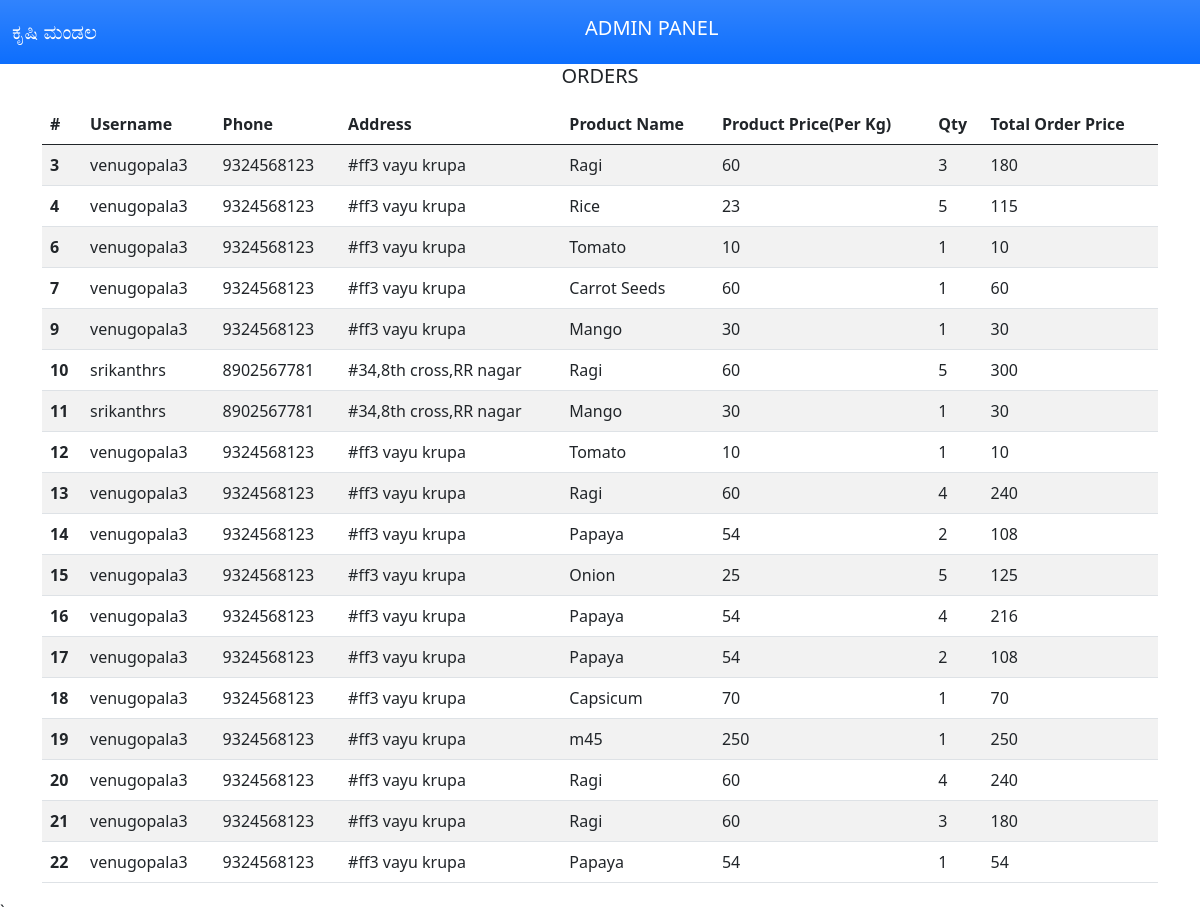
Page /admin/orders on the committed database.
### tables this page shows
CREATE TABLE "farmer" (
	"Name"	TEXT,
	"Age"	INTEGER,
	"Gender"	NUMERIC,
	"PhoneNumber"	TEXT,
	"AadharNumber"	TEXT,
	"Address"	TEXT,
	"District"	TEXT,
	"State"	TEXT,
	"Pincode"	INTEGER,
	"FarmCategory"	TEXT,
	"id"	INTEGER,
	"nameb"	TEXT,
	"accno"	INTEGER,
	"bankName"	TEXT,
	"ifsccode"	TEXT,
	"username"	TEXT,
	"password"	TEXT,
	"role"	TEXT,
	"type"	TEXT,
	PRIMARY KEY("id" AUTOINCREMENT)
);

CREATE TABLE "orders" (
	"Id"	INTEGER,
	"pid"	INTEGER,
	"uid"	INTEGER,
	"qty"	INTEGER,
	"status"	TEXT,
	"date"	INTEGER,
	PRIMARY KEY("Id" AUTOINCREMENT)
);

CREATE TABLE "products" (
	"Id"	INTEGER,
	"pname"	TEXT,
	"price"	INTEGER,
	"image"	BLOB,
	"details"	TEXT,
	"category"	TEXT,
	PRIMARY KEY("Id" AUTOINCREMENT)
);

### app.py (the view)
@app.get("/admin/orders", response_class=HTMLResponse)
def admin_orders(request: Request):
    con = sqlite3.connect("Myapp.db")
    con.row_factory = sqlite3.Row
    cur = con.cursor()
    cur.execute("SELECT *, o.id as oid from farmer u, products p, orders o where o.uid = u.id and o.pid = p.id")
    orders = cur.fetchall()
    con.close
    return templates.TemplateResponse("/admin/orders.html", {"request": request, "orders": orders})

### templates/admin/orders.html (shortened to what this page needs)
{% extends "/admin/base.html" %}
{% block content  %}
<div class="container">
    <h5 class="text-center">ORDERS</h5>
    <table class="table table-striped  table-bordered-dark my-3">
        <thead>
            <tr>
              <th scope="col">#</th>
              <th scope="col">Username</th>
              <th scope="col">Phone</th>
              <th scope="col">Address</th>
              <th scope="col">Product Name</th>
              <th scope="col">Product Price(Per Kg)</th>
              <th scope="col">Qty</th>
              <th scope="col">Total Order Price</th>
            </tr>
          </thead>
          <tbody>
            {% for order in orders %}
            <tr>
                <th scope="row">{{ order.oid }}</th>
                <td>{{order.username}}</td>
                <td>{{order.PhoneNumber}}</td>
                <td>{{order.address}}</td>
                <td>{{order.pname}}</td>
                <td>{{order.price}}</td>
                <td>{{order.qty}}</td>
                <td>{{order.qty | int * order.price | int}}</td>
            </tr>
            {% endfor %}
            </tbody>
    </table>
</div>
{% endblock %}

### templates/admin/base.html (style rules this page uses)
.bg { background: url("https://th.bing.com/th/id/R.9215505d682ec7d7e5d8d9f361c9c3e3?rik=KPCJr8sgAungvw&riu=http%3a%2f%2fcdn.wallpapersafari.com%2f18%2f4%2ff6SdYa.jpg&ehk=cq1hCv1JtLpCF40gnczGRCHjMcMVlnCCGg7NKrGHhuc%3d&risl=&pid=ImgRaw&r=0 "); object-fit: cover; }

### rows in the picture
farmer: oid "3", username "venugopala3", PhoneNumber "9324568123", address "#ff3 vayu krupa", pname "Ragi", price "60", qty "3", order.qty|int*order.price|int "180", oid "4", pname "Rice", price "23", qty "5", order.qty|int*order.price|int "115", oid "6", pname "Tomato", price "10", qty "1", order.qty|int*order.price|int "10", oid "7", pname "Carrot Seeds", order.qty|int*order.price|int "60", oid "9", pname "Mango", price "30", order.qty|int*order.price|int "30", oid "12", oid "13", qty "4", order.qty|int*order.price|int "240", oid "14", pname "Papaya", price "54", qty "2", order.qty|int*order.price|int "108", oid "15", pname "Onion", price "25", order.qty|int*order.price|int "125", oid "16", order.qty|int*order.price|int "216", oid "17", oid "18", pname "Capsicum", price "70", order.qty|int*order.price|int "70", oid "19", pname "m45", price "250", order.qty|int*order.price|int "250", oid "20", oid "21", oid "22", order.qty|int*order.price|int "54"
farmer: oid "10", username "srikanthrs", PhoneNumber "8902567781", address "#34,8th cross,RR nagar", pname "Ragi", price "60", qty "5", order.qty|int*order.price|int "300", oid "11", pname "Mango", price "30", qty "1", order.qty|int*order.price|int "30"
